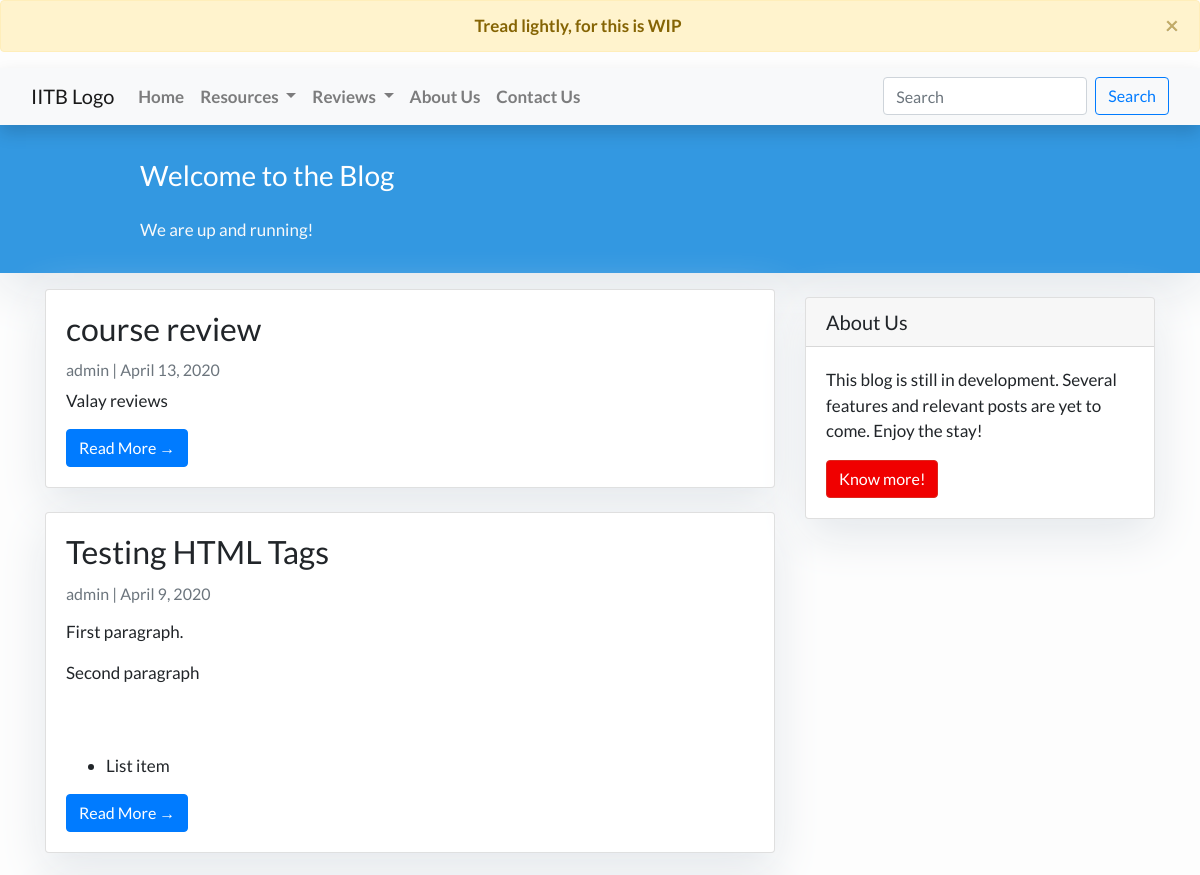
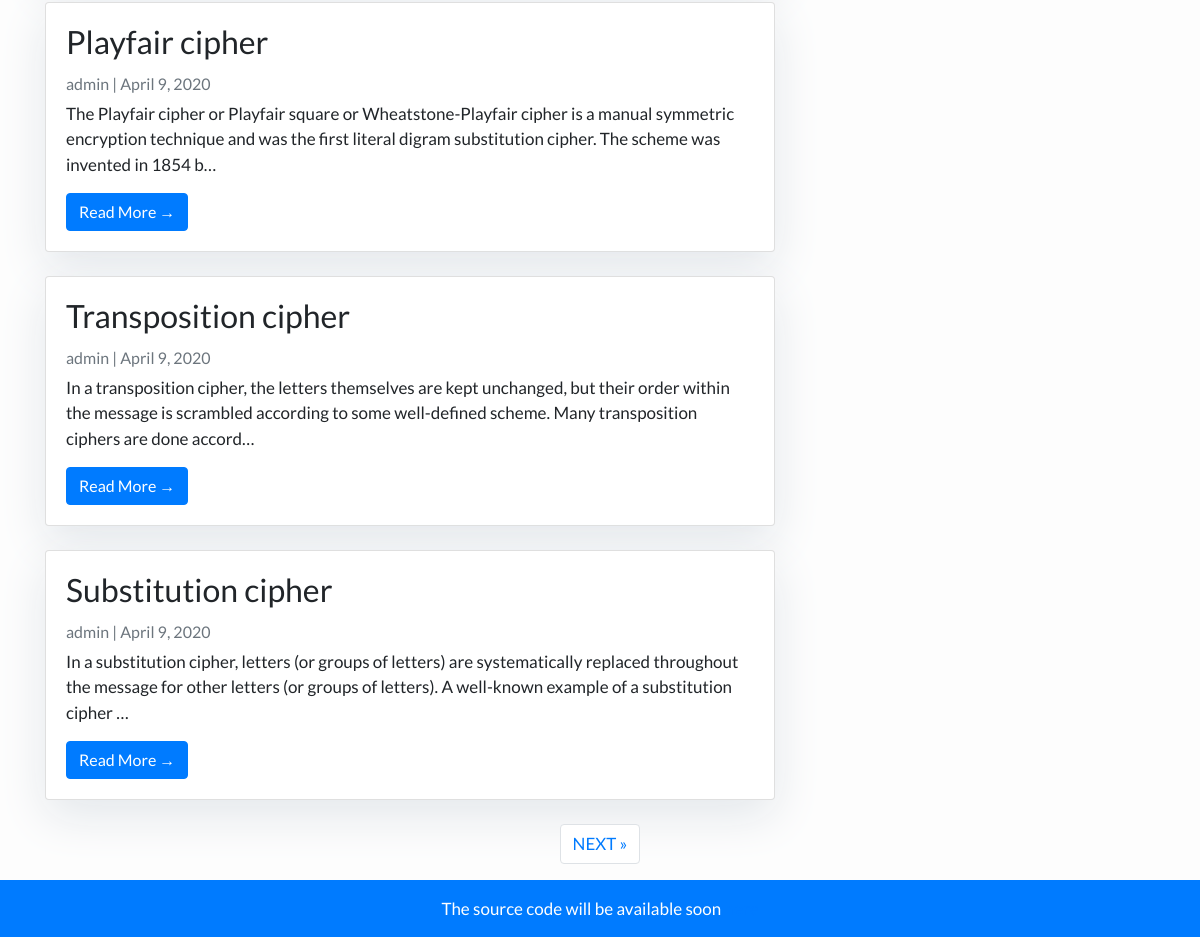
The app's page /, older data (2 pictures, top to bottom).
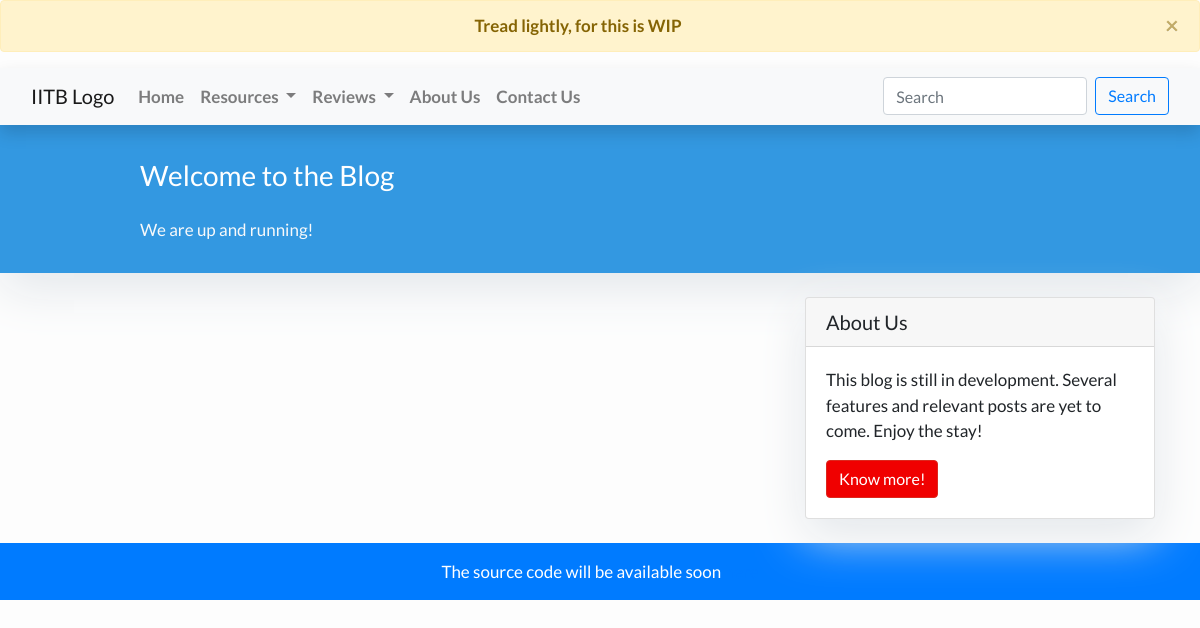
The same page, newer data.
### feed/models.py (models this page shows, shortened)
class Post(models.Model):
    title = models.CharField(max_length=200, unique=True)
    slug = models.SlugField(max_length=50, unique=True)
    author = models.ForeignKey(settings.AUTH_USER_MODEL, on_delete=models.CASCADE)
    content = models.TextField()
    published_date = models.DateTimeField(default=timezone.now)
    published_date_mdy = models.DateField(default=date.today)

### feed/views.py (the view)
# urls.py: path('', views.PostList.as_view(), name='home'),
class PostList(generic.ListView):
    queryset = Post.objects.order_by('-published_date')
    template_name = 'feed/index.html'
    paginate_by = 5
    context_object_name = 'post_list'

### feed/templates/feed/index.html (shortened to what this page needs)
{% extends "feed/base.html" %}
{% block content %}
<header class="masthead">
    <div class="container">
        <div class="row">
            <div class=" col-md-8 col-md-10 mx-auto">
                <div class="site-heading">
                    <h3 class=" site-heading my-4 mt-3 text-white"> Welcome to the Blog </h3>
                    <p class="text-light">We are up and running! &nbsp
                    </p>
                </div>
            </div>
        </div>
    </div>
</header>
<div class="container">
    <div class="row">
        <div class="col-md-8 mt-3 left">
            {% for post in post_list %}
            <div class="card mb-4">
                <div class="card-body">
                    <h2 class="card-title">{{ post.title }}</h2>
                    <p class="card-text text-muted h6">{{ post.author }} | {{ post.published_date_mdy}} </p>
                    <p class="card-text">{{ post.content|truncatechars:200|safe }}</p>
                    <a href="{% url 'post_detail' post.slug  %}" class="btn btn-primary">Read More &rarr;</a>
                </div>
            </div>
            {% endfor %}
        </div>
        {% block sidebar %} {% include 'feed/sidebar.html' %} {% endblock sidebar %}
    </div>
    {% if is_paginated %}
    <ul class="pagination justify-content-center">
        {% if page_obj.has_next %}
        <li class="page-item"><a href="?page={{ page_obj.next_page_number }}" class="page-link"> NEXT &raquo;</a></li>
        {% endif %}
    </ul>
    </div>
    {% endif %}
</div>
{%endblock%}

Row changes from the older to the newer data that the page shows:
removed Post: title "course review", author "admin", published_date_mdy "April 13, 2020", content "Valay reviews"
removed Post: title "Testing HTML Tags", author "admin", published_date_mdy "April 9, 2020", content "First paragraph. Second paragraph List item"
removed Post: title "Playfair cipher", author "admin", published_date_mdy "April 9, 2020", content "The Playfair cipher or Playfair square or Wheatstone-Playfair cipher is a manual symmetric encryption technique and was the first literal digram substitution cipher. The scheme was invented in 1854 b…"
removed Post: title "Transposition cipher", author "admin", published_date_mdy "April 9, 2020", content "In a transposition cipher, the letters themselves are kept unchanged, but their order within the message is scrambled according to some well-defined scheme. Many transposition ciphers are done accord…"
removed Post: title "Substitution cipher", author "admin", published_date_mdy "April 9, 2020", content "In a substitution cipher, letters (or groups of letters) are systematically replaced throughout the message for other letters (or groups of letters). A well-known example of a substitution cipher …"
Text that changed along with them:
text no longer shown: "NEXT »"
